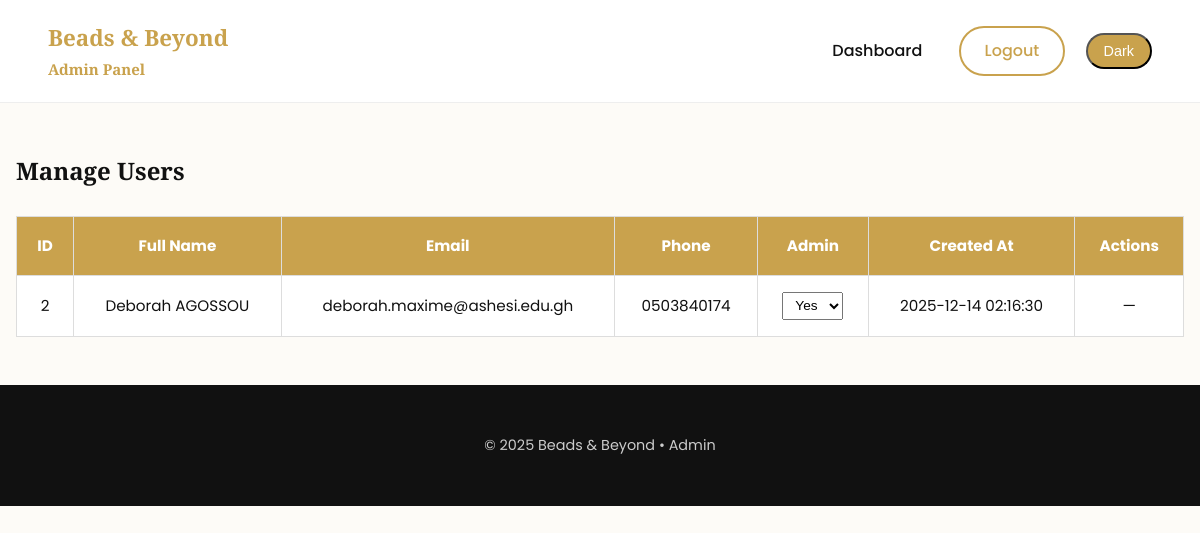
/admin/manage_users.php (signed in), run on an earlier commit of the app's database.
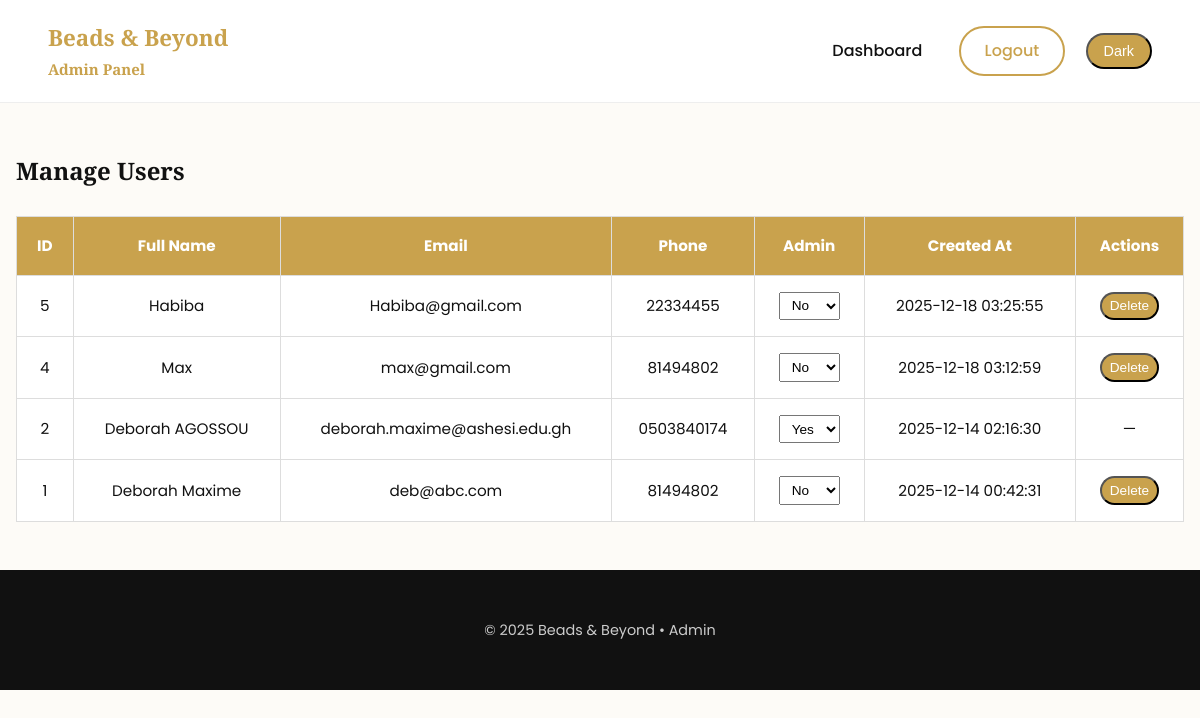
And on a later commit of the database.
### tables this page shows
CREATE TABLE `users` (
  `user_id` int NOT NULL,
  `full_name` varchar(100) NOT NULL,
  `email` varchar(100) NOT NULL,
  `password_hash` varchar(255) NOT NULL,
  `phone` varchar(20) DEFAULT NULL,
  `created_at` timestamp NOT NULL DEFAULT CURRENT_TIMESTAMP,
  `is_admin` tinyint(1) DEFAULT '0'
);

### admin/manage_users.php (the view, shortened to what this page needs)
<?php
require '../php/db.php';
$users = $pdo->query("SELECT user_id, full_name, email, phone, is_admin, created_at FROM users ORDER BY created_at DESC")->fetchAll();
?>
<!DOCTYPE html>
<html lang="en">
<head>
    <link rel="stylesheet" href="../css/style.css">
</head>
<body>
<header class="main-header">
    <div class="logo">
        Beads & Beyond
        <h6 class="logo-tagline">Admin Panel</h6>
    </div>
    <nav class="main-nav">
        <a href="admin.php">Dashboard</a>
        <a href="../php/logout.php" class="btn-outline">Logout</a>
        <button id="darkToggle" class="btn-small">Dark</button>
    </nav>
</header>
<section class="admin-dashboard">
    <h1>Manage Users</h1>
    <table class="users-table">
        <thead>
            <tr>
                <th>ID</th>
                <th>Full Name</th>
                <th>Email</th>
                <th>Phone</th>
                <th>Admin</th>
                <th>Created At</th>
                <th>Actions</th>
            </tr>
        </thead>
        <tbody>
            <?php if (count($users) > 0): ?>
                <?php foreach ($users as $user): ?>
                    <tr>
                        <td><?= htmlspecialchars($user['user_id']) ?></td>
                        <td><?= htmlspecialchars($user['full_name']) ?></td>
                        <td><?= htmlspecialchars($user['email']) ?></td>
                        <td><?= htmlspecialchars($user['phone']) ?></td>
                        <td>
                            <form method="POST" style="display:inline-block;">
                                <select name="is_admin" onchange="this.form.submit()">
                                    <option value="1" <?= $user['is_admin'] ? 'selected' : '' ?>>Yes</option>
                                    <option value="0" <?= !$user['is_admin'] ? 'selected' : '' ?>>No</option>
                                </select>
                            </form>
                        </td>
                        <td><?= htmlspecialchars($user['created_at']) ?></td>
                        <td>
                            <?php if ($user['user_id'] !== $_SESSION['user_id']): ?>
                                <form method="POST" style="display:inline-block;">
                                    <button type="submit" class="btn-small btn-danger"
                                            onclick="return confirm('Are you sure you want to delete this user?');">
                                        Delete
                                    </button>
                                </form>
                            <?php else: ?>
                                —
                            <?php endif; ?>
                        </td>
                    </tr>
                <?php endforeach; ?>
            <?php else: ?>
                <tr><td colspan="7" style="text-align:center;">No users found.</td></tr>
            <?php endif; ?>
        </tbody>
    </table>
</section>
<footer class="footer">
    <p>© <?= date('Y') ?> Beads & Beyond • Admin</p>
</footer>
</body>
</html>

What changed in the data, as far as the page shows it:
added users: user_id "5", full_name "Habiba", email "Habiba@gmail.com", phone "22334455", is_admin "No", created_at "2025-12-18 03:25:55"
added users: user_id "4", full_name "Max", email "max@gmail.com", phone "81494802", is_admin "No", created_at "2025-12-18 03:12:59"
added users: user_id "1", full_name "Deborah Maxime", email "deb@abc.com", phone "81494802", is_admin "No", created_at "2025-12-14 00:42:31"
